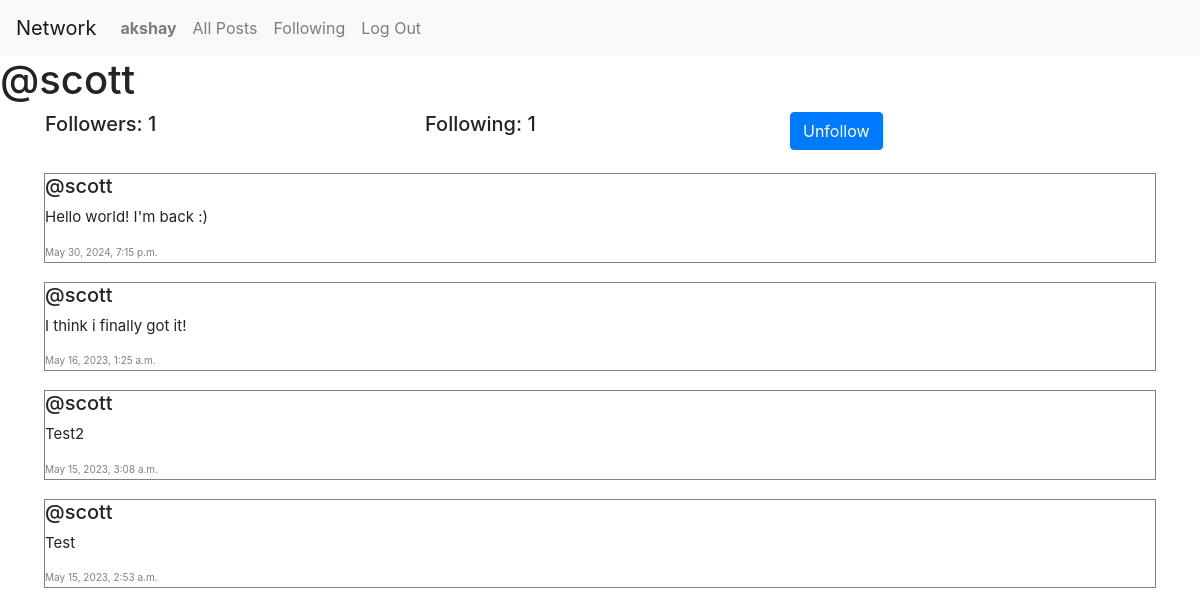
Page /profile/2/ (signed in) on the committed database.
### network/models.py (models this page shows, shortened)
class User(AbstractUser):
    pass

class Post(models.Model):
    text = models.CharField(max_length=280)
    user = models.ForeignKey(User, on_delete=models.CASCADE, related_name="author")
    date = models.DateTimeField(auto_now_add=True)

### network/views.py (the view)
# urls.py: path("profile/<int:user_id>/", views.profile, name="profile"),
def profile(request, user_id):
    user = User.objects.get(pk=user_id)
    posts = Post.objects.filter(user=user).order_by('id').reverse()
    following = Follow.objects.filter(user=user)
    followers = Follow.objects.filter(followed=user)
    if user != request.user:
        is_following = followers.filter(user=request.user).exists()
    else:
        is_following = False
    p = Paginator(posts, 10)
    page_number = request.GET.get('page')
    page_obj = p.get_page(page_number)
    return render(request, "network/profile.html", {
        "page_obj":page_obj,
        "posts":posts,
        "username":user.username,
        "following":following,
        "followers":followers,
        "is_following":is_following,
        "current_user":user
    })

### network/templates/network/profile.html (shortened to what this page needs)
{% extends "network/layout.html" %}
{% block body %}
    <h1>@{{ username }}</h1>
    <div class="container">
        <div class="row d-flex">
            <h5 class="col-4">Followers: {{followers.count }}</h5>
            <h5 class="col-4">Following: {{following.count }}</h5>
            {% if user.is_authenticated %}
                {% if user.id != current_user.id %}
                    <form action="{% url 'follow_unfollow' user_id=user.id followed_id=current_user.id %}" method="post">
                        {% if is_following %}
                            <input type="submit" class="btn btn-primary" value="Unfollow">
                        {% else %}
                            <input type="submit" class="btn btn-primary" value="Follow">
                        {% endif %}
                    </form>
                {% endif %}
            {% endif %}
        </div>
    </div>
    <div class="all-posts">
        {% for post in page_obj %}
            <div class="row post mx-4">
                <h6 class="author">@{{ post.user }}</h6>
                {% if user.is_authenticated and post.user.id == user.id %}
                <div class="edit-container">
                    <p class="text">{{ post.text }}</p>
                    <button class="edit-btn btn btn-primary" data-post-id="{{ post.id }}">Edit</button>
                </div>
                {% else %}
                    <p class="text">{{ post.text }}</p>
                {% endif %}
                <p class="date">{{ post.date }}</p>
            </div>
        {% endfor %}
        <nav aria-label="Page Navigation">
        </nav>
    </div>
    {% load static %}
{% endblock %}

### network/templates/network/layout.html (shortened to what this page needs)
{% load static %}
<!DOCTYPE html>
<html lang="en">
    <head>
        <link rel="stylesheet" href="https://stackpath.bootstrapcdn.com/bootstrap/4.4.1/css/bootstrap.min.css">
        <link href="{% static 'network/styles.css/' %}" rel="stylesheet">
    </head>
    <body>
        <nav class="navbar navbar-expand-lg navbar-light bg-light">
            <a class="navbar-brand" href="{% url 'index' %}">Network</a>
            <div>
              <ul class="navbar-nav mr-auto">
                {% if user.is_authenticated %}
                    <li class="nav-item">
                        <a class="nav-link" href="{% url 'profile' user_id=user.id %}"><strong>{{ user.username }}</strong></a>
                    </li>
                {% endif %}
                <li class="nav-item">
                  <a class="nav-link" href="{% url 'index' %}">All Posts</a>
                </li>
                {% if user.is_authenticated %}
                    <li class="nav-item">
                        <a class="nav-link" href="{% url 'following' %}">Following</a>
                    </li>
                    <li class="nav-item">
                        <a class="nav-link" href="{% url 'logout' %}">Log Out</a>
                    </li>
                {% endif %}
              </ul>
            </div>
          </nav>
        <div class="body">
            {% block body %}
            {% endblock %}
        </div>
    </body>
</html>

### network/static/network/styles.css (style rules this page uses)
.all-posts { display:flex; justify-content: flex-start; flex-direction: column; margin: 20px; }
.post { display: block; margin-bottom: 1rem; flex-direction: column; border: 0.5px solid gray; margin-top: 3px; }
.text { font-size: 15px; }
.date { font-size: 10px; color: gray; margin-bottom: 2px; }
.author { font-size: 20px; }

### rows in the picture
User: username "akshay"
User: username "scott"
Post: user "scott", text "Hello world! I'm back :)", date "May 30, 2024, 7:15 p.m."
Post: user "scott", text "I think i finally got it!", date "May 16, 2023, 1:25 a.m."
Post: user "scott", text "Test2", date "May 15, 2023, 3:08 a.m."
Post: user "scott", text "Test", date "May 15, 2023, 2:53 a.m."

### other values in the picture
{{ followers.count }} "1"
{{ following.count }} "1"
